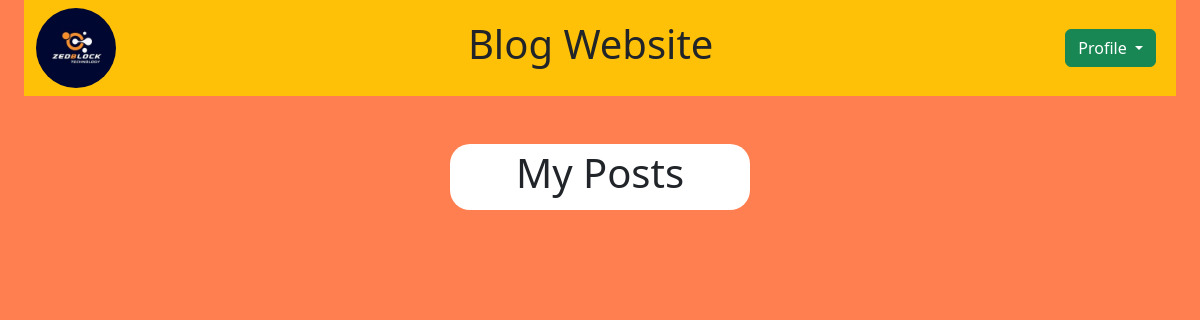
Before: /mypost/ (signed in) with the older database file.
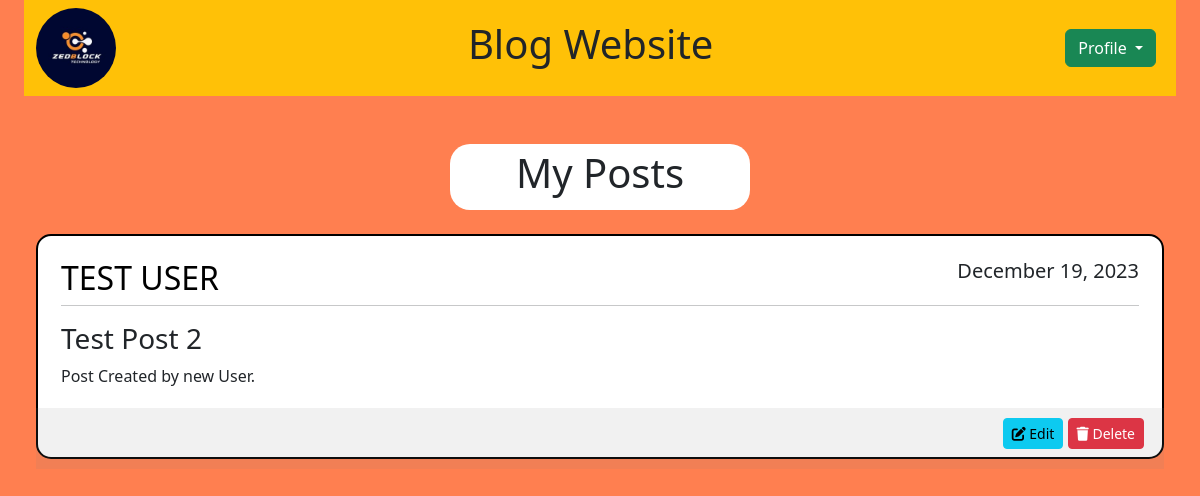
After: the same page with the newer database file.
### blog_app/models.py (models this page shows, shortened)
class Post(models.Model):
    title = models.CharField(max_length=100)
    content = models.TextField()
    date_posted = models.DateTimeField(default=timezone.now)
    author = models.ForeignKey(User, on_delete=models.CASCADE)

### blog_app/views.py (the view)
# urls.py: path('mypost/', views.my_post, name='my-post'),
def my_post(request):
    if request.user.is_authenticated:
        context = {
            'posts': Post.objects.filter(author=request.user)
        }
        return render(request, 'blog_app/my_post.html', context)
    else:
        return redirect('/login')

### blog_app/templates/blog_app/my_post.html (shortened to what this page needs)
{% extends 'blog_app/base.html' %}
{% block content %}
{% load static %}
<div class="container custom-container">
    <nav class="navbar navbar-light bg-warning">
        <div class="container-fluid">
            <a href="/home"><img class="rounded-circle" src="{% static 'image/logo.png' %}" alt="" height="80"></a>
            <h1>Blog Website</h1>
            <form class="form-inline my-2 my-lg-0">
                <div class="dropdown me-2">
                    <button class="btn btn-success dropdown-toggle" type="button" id="dropdownMenuButton" data-bs-toggle="dropdown" aria-haspopup="true" aria-expanded="false">
                        Profile
                    </button>
                </div>
            </form>
        </div>
    </nav>
    <br><br>
    <div class="container custom-container" style="max-width: 300px ; border-radius: 20px; padding-top: 5px; padding-bottom: 5px; background-color:#ffffff; text-align: center ">
        <h1>My Posts </h1>
    </div>
    <br>
    <div class="container custom-container" style="max-width: 1350px ;">
        {% for post in posts %}
        <article class="media content-section">
            <div class="media-body" style="border: 2px solid black; padding: 23px; margin-bottom: 10px; background-color:#ffffff; border-radius:15px ;">
                <div class="article-metadata">
                    <h2 class="text-uppercase" style="text-align:left;float:left; color: #000000;">{{ post.author }}</h2>
                    <h5 style="text-align:right;float:right;">{{ post.date_posted|date:"F d, Y" }}</h5>
                    <hr style="clear:both;" />
                </div>
                <h3>{{ post.title }}</h3>
                <p class="article-content">{{ post.content }}</p>
                <div class="card-footer" style="text-align:right; margin: 20px -25px -35px;background-color:rgba(129,127,127,0.11); padding: 10px 20px 20px;">
                    <a class="btn btn-sm btn-info" href="/edit/{{post.id}}"><i class="fa-solid fa-pen-to-square"></i> Edit</a>
                    <a class="btn btn-sm btn-danger" href="/delete/{{post.id}}"> <i class="fa-solid fa-trash"></i> Delete</a>
                </div>
            </div>
        </article>
        {% endfor %}
    </div>
</div>
{% endblock %}

Changed rows visible on the page:
added Post: author "TEST USER", date_posted "December 19, 2023", title "Test Post 2", content "Post Created by new User."
